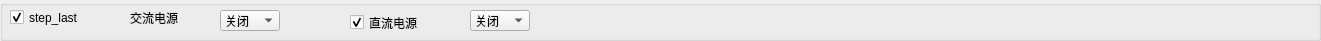
  <widget class="QGroupBox" name="groupBox_11">
   <property name="geometry">
    <rect>
     <x>0</x>
     <y>840</y>
     <width>1321</width>
     <height>41</height>
    </rect>
   </property>
   <property name="title">
    <string/>
   </property>
   <widget class="QComboBox" name="comboBox_S_End_AC">
    <property name="geometry">
     <rect>
      <x>220</x>
      <y>10</y>
      <width>60</width>
      <height>21</height>
     </rect>
    </property>
    <item>
     <property name="text">
      <string>关闭</string>
     </property>
    </item>
    <item>
     <property name="text">
      <string>开启</string>
     </property>
    </item>
   </widget>
   <widget class="QCheckBox" name="checkBox_S_End">
    <property name="geometry">
     <rect>
      <x>10</x>
      <y>7</y>
      <width>111</width>
      <height>21</height>
     </rect>
    </property>
    <property name="text">
     <string>step_last</string>
    </property>
    <property name="checked">
     <bool>true</bool>
    </property>
   </widget>
   <widget class="QLabel" name="label_8">
    <property name="geometry">
     <rect>
      <x>130</x>
      <y>10</y>
      <width>81</width>
      <height>16</height>
     </rect>
    </property>
    <property name="text">
     <string>交流电源</string>
    </property>
   </widget>
   <widget class="QComboBox" name="comboBox_S_End_DC">
    <property name="geometry">
     <rect>
      <x>470</x>
      <y>10</y>
      <width>60</width>
      <height>21</height>
     </rect>
    </property>
    <item>
     <property name="text">
      <string>关闭</string>
     </property>
    </item>
    <item>
     <property name="text">
      <string>开启</string>
     </property>
    </item>
   </widget>
   <widget class="QCheckBox" name="checkBox_S_End_DC">
    <property name="geometry">
     <rect>
      <x>350</x>
      <y>12</y>
      <width>121</width>
      <height>21</height>
     </rect>
    </property>
    <property name="text">
     <string>直流电源</string>
    </property>
    <property name="checked">
     <bool>true</bool>
    </property>
   </widget>
  </widget>
